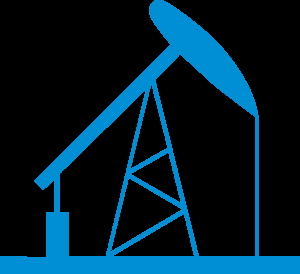
#> input picture oil.png, 300 x 274 px
$ python watermark.py oil.png image.jpg
#> lines starting #> are read from the running program, lines starting #| are printed output that depends on the picture
#!/usr/bin/python

import sys
import cv2 as cv
from skimage.transform import rescale
import os.path


# [4 lines left out: function w_scale, not called in this run]


def reset():
    return cv.imread('image.jpg')


# [47 lines left out: functions save, watermarking, avg_value, get_click, not called in this run]


image = cv.imread(str(sys.argv[1]))
#> image is the input picture: shape (274, 300, 3); mean B, G, R 43.5, 29.3, 0
watermark = cv.imread(str(sys.argv[2]))
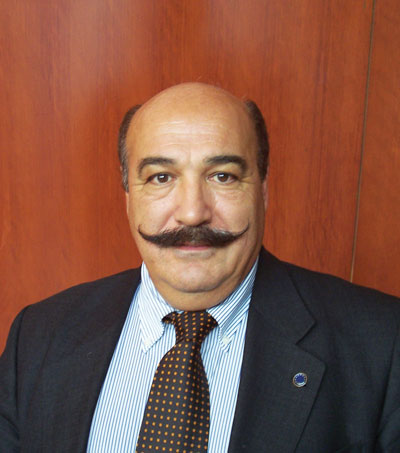
#> input picture image.jpg, 400 x 453 px
#> watermark is the input picture: shape (453, 400, 3); mean B, G, R 69.8, 85.5, 130.2
watermark = rescale(watermark, 0.2)
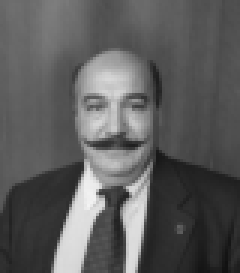
#> watermark: shape (91, 80, 1) float64 (shown 3 times larger); min 0.0678, max 0.955, mean 0.363

w_dim = watermark.shape
#> w_dim = (91, 80, 1)
im_dim = image.shape
#> im_dim = (274, 300, 3)
transparency = 5
scale = 0.2

cv.namedWindow('watermarked')
cv.setMouseCallback('watermarked', get_click)
while 1:
    cv.imshow('watermarked', image)
    k = cv.waitKey(20) & 0xFF
#> (key q is pressed here)
    if k == ord('s'):  # save l'image qui a été watermarked
        save()
    elif k == ord('r'):  # reset l'image en chargeant l'originale
        image = reset()
    elif k in [ord('0'), ord('1'), ord('2'), ord('3'), ord('4'), ord('5'), ord('6'), ord('7'), ord('8'),
               ord('9')]:  # niveaux de transparence du watermark
        transparency = k - 48
    elif k == ord('('):  # downscale le watermark
        scale -= 0.05
        if scale <= 0.1:
            scale = 0.05
        watermark = w_scale(scale)
        w_dim = watermark.shape
    elif k == ord(')'):  # upscale le watermark
        scale += 0.05
        watermark = w_scale(scale)
        w_dim = watermark.shape
    elif k == ord('q'):  # quitter
        break
cv.destroyAllWindows()
